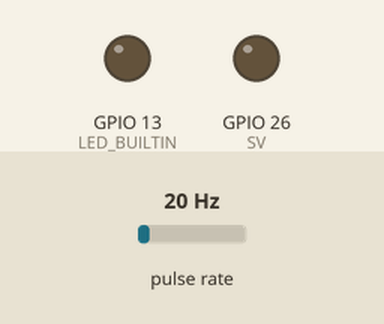
Simulated run of this sketch. Board: ESP32. Parts: output pins drawn as LEDs (lit = HIGH). Wiring (inferred from the names in the program): pulse sensor: data GPIO 2. The test bench sets the inputs (shaded band); at power-on: pulse rate 20 Hz. WiFi joins after 1.5 s; servers stay silent unless stated; no MQTT or app messages arrive unless stated; what the sketch prints to the serial monitor is not drawn.

Above: at 1.6 s.
At 5.6 s:
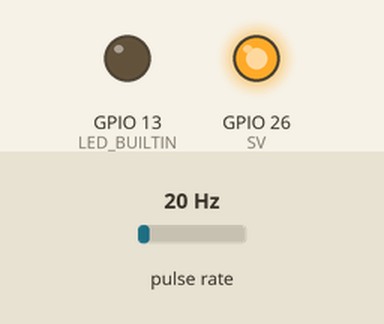
Timing chart, 0 to 7.1 s (numbered marks = the images above):
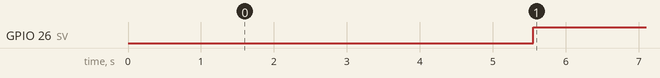

The sketch:

Water_Sensor.ino
```cpp
#include <Wire.h>
#include "PubSubClient.h"
#include "WiFi.h"

#define LED_BUILTIN 13
#define W_SENSOR  2
#define SV 26


long currentMillis = 0;
long previousMillis = 0;
long pM = 0;
int interval = 500;
boolean ledState = LOW;
float calibrationFactor = 2.6;
volatile byte pulseCount;
byte pulse1Sec = 0;
float flowRate;
unsigned long flowMilliLitres;
unsigned int totalMilliLitres;
float flowLitres;
float totalLitres;
int b;
int inte = 4000;


// WiFi
const char* ssid = "Virus";              // Your personal network SSID
const char* wifi_password = "anjalian"; // Your personal network password

//MQTT
const char* mqtt_server = "192.168.1.33";  // IP of the MQTT broker
const char* Wsensor_topic = "WaterM/HallSensor";
const char* solenoid_topic = "WaterM/SensorState";
const char* mqtt_username = "aash"; // MQTT username
const char* mqtt_password = "aash"; // MQTT password
const char* clientID = "client_water"; // MQTT client ID

// Initialise the WiFi and MQTT Client objects
WiFiClient wifiClient;
// 1883 is the listener port for the Broker
PubSubClient client(mqtt_server, 1883, wifiClient);


void IRAM_ATTR pulseCounter()
{
  pulseCount++;
}
```

Loop.ino
```cpp
void loop()
{

  //Serial.setTimeout(2000);
  String hs="Total: "+String((float)totalMilliLitres);
  String ts="Sensor Val: "+String((float)b);
  currentMillis = millis();
  if (currentMillis - previousMillis > interval)
  {

    pulse1Sec = pulseCount;
    pulseCount = 0;

    flowRate = ((1000.0 / (millis() - previousMillis)) * pulse1Sec) / calibrationFactor;
    previousMillis = millis();

    flowMilliLitres = (flowRate / 60) * 1000;
    flowLitres = (flowRate / 60);

    totalMilliLitres += flowMilliLitres;
    totalLitres += flowLitres;

    // Print the flow rate for this second in litres / minute
    Serial.print("Flow rate: ");
    Serial.print(float(flowRate));  // Print the integer part of the variable
    Serial.print("L/min");
    Serial.print("\t");
    Serial.print("total ");
    Serial.print(float(totalMilliLitres));  // Print the integer part of the variable
    Serial.print("mL");
    if(totalMilliLitres>=1000)
    {digitalWrite(SV,HIGH);
    b=1;
    }
    Serial.print("\n");// Print tab space
}
if (currentMillis - pM > inte) {
  pM= millis();
  connect_MQTT();
 if (client.publish(Wsensor_topic, String(totalMilliLitres).c_str())) {
    Serial.println("Total sent!");
  }
  // Again, client.publish will return a boolean value depending on whether it succeded or not.
  // If the message failed to send, we will try again, as the connection may have broken.
  else {
    Serial.println("Total failed to send. Reconnecting to MQTT Broker and trying again");
    client.connect(clientID, mqtt_username, mqtt_password);
    delay(10); // This delay ensures that client.publish doesn't clash with the client.connect call
    client.publish(Wsensor_topic, String(totalMilliLitres).c_str());
  }

  // PUBLISH to the MQTT Broker (topic = Humidity, defined at the beginning)
  if (client.publish(solenoid_topic, String(b).c_str())) {
    Serial.println("solenoid state sent!");
  }
  // Again, client.publish will return a boolean value depending on whether it succeded or not.
  // If the message failed to send, we will try again, as the connection may have broken.
  else {
    Serial.println("solenoid state failed to send. Reconnecting to MQTT Broker and trying again");
    client.connect(clientID, mqtt_username, mqtt_password);
    delay(10); // This delay ensures that client.publish doesn't clash with the client.connect call
    client.publish(solenoid_topic, String(b).c_str());
  }
  client.disconnect();  // disconnect from the MQTT broker
}
}
```

Setup.ino
```cpp
void setup()
{

  Serial.begin(115200);
  delay(10);
  connect_WiFi();
  pinMode(LED_BUILTIN, OUTPUT);
  pinMode(W_SENSOR, INPUT_PULLUP);
  pinMode(SV, OUTPUT);
  pulseCount = 0;
  flowRate = 0.0;
  flowMilliLitres = 0;
  totalMilliLitres = 0;
  previousMillis = 0;

  attachInterrupt(digitalPinToInterrupt(W_SENSOR), pulseCounter, FALLING);
}
void connect_WiFi(){
  Serial.print("Connecting to ");
  Serial.println(ssid);

  // Connect to the WiFi
  WiFi.begin(ssid, wifi_password);

  // Wait until the connection has been confirmed before continuing
  while (WiFi.status() != WL_CONNECTED) {
    delay(500);
    Serial.print(".");
  }

  // Debugging - Output the IP Address of the ESP8266
  Serial.println("WiFi connected");
  Serial.print("IP address: ");
  Serial.println(WiFi.localIP());
}

void connect_MQTT(){
//  Serial.print("Connecting to ");
//  Serial.println(ssid);
//
//  // Connect to the WiFi
//  WiFi.begin(ssid, wifi_password);
//
//  // Wait until the connection has been confirmed before continuing
//  while (WiFi.status() != WL_CONNECTED) {
//    delay(500);
//    Serial.print(".");
//  }
//
//  // Debugging - Output the IP Address of the ESP8266
//  Serial.println("WiFi connected");
//  Serial.print("IP address: ");
//  Serial.println(WiFi.localIP());

  // Connect to MQTT Broker
  // client.connect returns a boolean value to let us know if the connection was successful.
  // If the connection is failing, make sure you are using the correct MQTT Username and Password (Setup Earlier in the Instructable)
  if (client.connect(clientID, mqtt_username, mqtt_password)) {
    Serial.println("Connected to MQTT Broker!");
  }
  else {
    Serial.println("Connection to MQTT Broker failed...");
  }
}
```

Measured:
- by itself, GPIO 26 (SV): LOW → HIGH at 5.6 s
